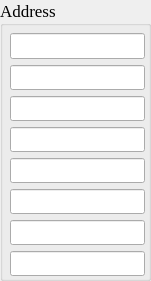
  <widget class="QGroupBox" name="groupBox_9">
   <property name="geometry">
    <rect>
     <x>770</x>
     <y>560</y>
     <width>151</width>
     <height>281</height>
    </rect>
   </property>
   <property name="font">
    <font>
     <family>Times New Roman</family>
     <pointsize>13</pointsize>
    </font>
   </property>
   <property name="title">
    <string>Address</string>
   </property>
   <widget class="QWidget" name="layoutWidget_11">
    <property name="geometry">
     <rect>
      <x>10</x>
      <y>30</y>
      <width>135</width>
      <height>246</height>
     </rect>
    </property>
    <property name="font">
     <font>
      <family>Times New Roman</family>
      <pointsize>13</pointsize>
     </font>
    </property>
    <layout class="QGridLayout" name="gridLayout_27">
     <property name="topMargin">
      <number>3</number>
     </property>
     <property name="horizontalSpacing">
      <number>15</number>
     </property>
     <item row="0" column="0">
      <widget class="QLineEdit" name="address_31">
       <property name="font">
        <font>
         <family>Times New Roman</family>
         <pointsize>13</pointsize>
        </font>
       </property>
      </widget>
     </item>
     <item row="1" column="0">
      <widget class="QLineEdit" name="address_32">
       <property name="font">
        <font>
         <family>Times New Roman</family>
         <pointsize>13</pointsize>
        </font>
       </property>
      </widget>
     </item>
     <item row="2" column="0">
      <widget class="QLineEdit" name="address_33">
       <property name="font">
        <font>
         <family>Times New Roman</family>
         <pointsize>13</pointsize>
        </font>
       </property>
      </widget>
     </item>
     <item row="3" column="0">
      <widget class="QLineEdit" name="address_34">
       <property name="font">
        <font>
         <family>Times New Roman</family>
         <pointsize>13</pointsize>
        </font>
       </property>
      </widget>
     </item>
     <item row="4" column="0">
      <widget class="QLineEdit" name="address_35">
       <property name="font">
        <font>
         <family>Times New Roman</family>
         <pointsize>13</pointsize>
        </font>
       </property>
      </widget>
     </item>
     <item row="5" column="0">
      <widget class="QLineEdit" name="address_36">
       <property name="font">
        <font>
         <family>Times New Roman</family>
         <pointsize>13</pointsize>
        </font>
       </property>
      </widget>
     </item>
     <item row="6" column="0">
      <widget class="QLineEdit" name="address_37">
       <property name="font">
        <font>
         <family>Times New Roman</family>
         <pointsize>13</pointsize>
        </font>
       </property>
      </widget>
     </item>
     <item row="7" column="0">
      <widget class="QLineEdit" name="address_38">
       <property name="font">
        <font>
         <family>Times New Roman</family>
         <pointsize>13</pointsize>
        </font>
       </property>
      </widget>
     </item>
    </layout>
   </widget>
  </widget>
